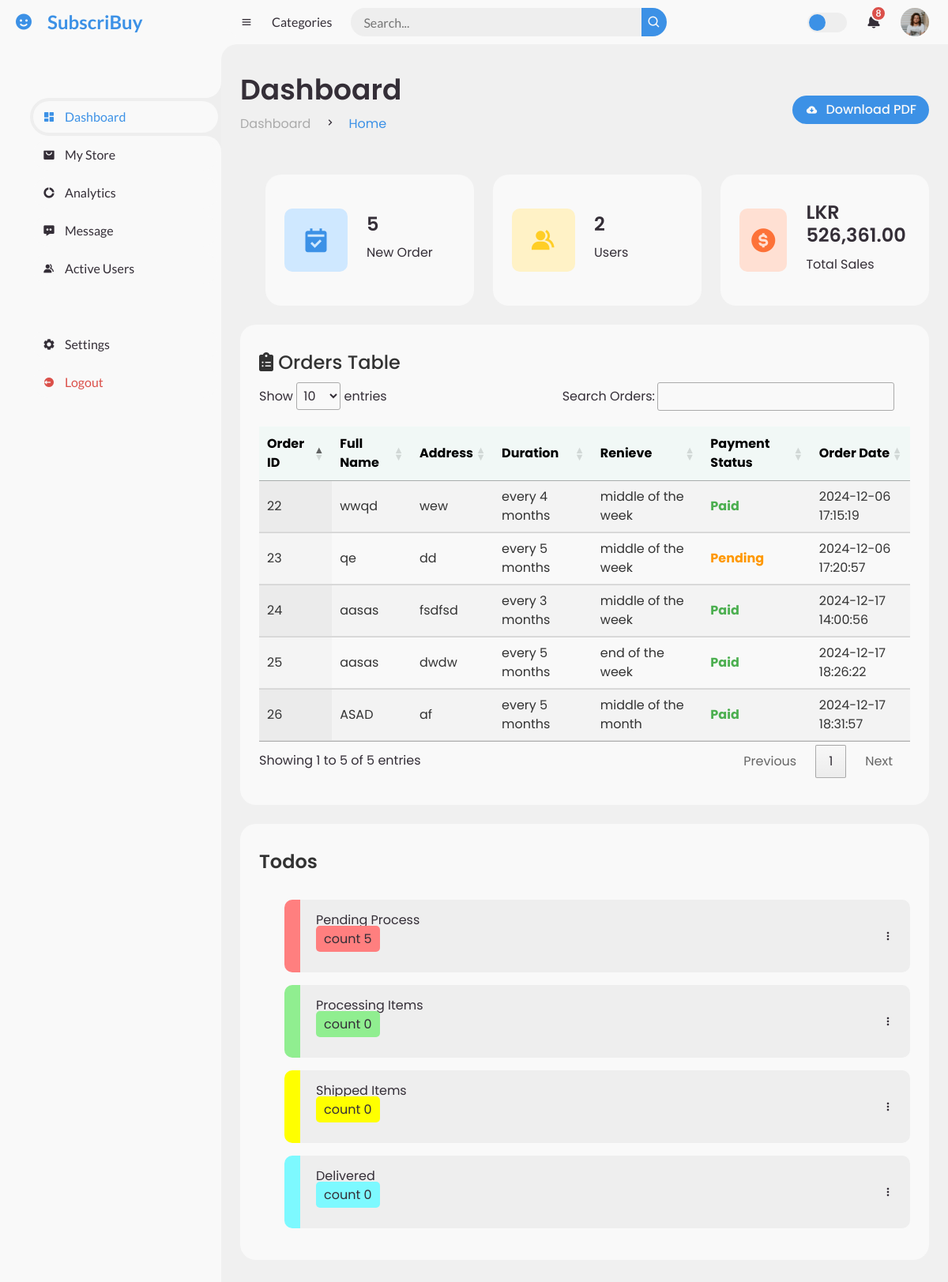
The app's page /admin/index.php with its own data.
### tables this page shows
CREATE TABLE `orders` (
  `id` int(11) NOT NULL,
  `fullname` varchar(255) NOT NULL,
  `email` varchar(255) NOT NULL,
  `address` text NOT NULL,
  `duration` varchar(50) DEFAULT NULL,
  `renieve` varchar(255) DEFAULT NULL,
  `total_price` decimal(10,2) NOT NULL,
  `payment_status` enum('pending','paid','failed') DEFAULT 'pending',
  `transaction_id` varchar(255) DEFAULT NULL,
  `order_date` timestamp NOT NULL DEFAULT current_timestamp(),
  `order_status` varchar(20) DEFAULT 'toPay'
);

### admin/index.php (the view, shortened to what this page needs)
<?php
include('admin-header.php');
?>
<?php
include '../dbase.php';
$query = "SELECT COUNT(*) AS pending_count FROM orders WHERE order_status = 'pending'";
$result = $conn->query($query);
$pending_count = 0;
if ($row = $result->fetch_assoc()) {
    $pending_count = $row['pending_count'];
}
$query = "SELECT COUNT(*) AS processing_count FROM orders WHERE order_status = 'processing'";
$result = $conn->query($query);
$processing_count = 0;
if ($row = $result->fetch_assoc()) {
    $processing_count = $row['processing_count'];
}
$query = "SELECT COUNT(*) AS shipped_count FROM orders WHERE order_status = 'shipped'";
$result = $conn->query($query);
$shipped_count = 0;
if ($row = $result->fetch_assoc()) {
    $shipped_count = $row['shipped_count'];
}
$query = "SELECT COUNT(*) AS delivered_count FROM orders WHERE order_status = 'delivered'";
$result = $conn->query($query);
$delivered_count = 0;
if ($row = $result->fetch_assoc()) {
    $delivered_count = $row['delivered_count'];
}
$query = "SELECT COUNT(c_id) AS customer_count FROM customers";
$result = $conn->query($query);
$customer_count = 0;
if ($result && $row = $result->fetch_assoc()) {
    $customer_count = $row['customer_count'];
}
$current_month = date('m');
$current_year = date('Y');
$query = "
    SELECT SUM(total_price) AS total_sales
    FROM orders
    WHERE payment_status = 'paid'
    AND MONTH(order_date) = $current_month
    AND YEAR(order_date) = $current_year
";
$result = $conn->query($query);
$total_sales = 0;
if ($result && $row = $result->fetch_assoc()) {
    $total_sales = $row['total_sales'] ? $row['total_sales'] : 0;
}
$query = "SELECT id, fullname, address, duration, renieve, payment_status, order_date FROM orders";
$result = $conn->query($query);
?>
    <link rel="stylesheet" href="https://cdn.datatables.net/1.13.6/css/jquery.dataTables.min.css">
    <link rel="stylesheet" href="https://cdnjs.cloudflare.com/ajax/libs/font-awesome/6.0.0/css/all.min.css">
    <main>
        <div class="head-title">
            <div class="left">
                <h1>Dashboard</h1>
                <ul class="breadcrumb">
                    <li>
                        <a href="#">Dashboard</a>
                    </li>
                    <li><i class='bx bx-chevron-right'></i></li>
                    <li>
                        <a class="active" href="#">Home</a>
                    </li>
                </ul>
            </div>
            <a href="#" class="btn-download">
                <i class='bx bxs-cloud-download'></i>
                <span class="text">Download PDF</span>
            </a>
        </div>
        <ul class="box-info">
        <li>
            <i class='bx bxs-calendar-check'></i>
            <span class="text">
                <h3><?php echo $pending_count; ?></h3>
                <p>New Order</p>
            </span>
        </li>
        <li>
            <i class='bx bxs-group'></i>
            <span class="text">
                <h3><?php echo $customer_count; ?></h3>
                <p>Users</p>
            </span>
        </li>
        <li>
            <i class='bx bxs-dollar-circle'></i>
            <span class="text">
                <h3>LKR <?php echo number_format($total_sales, 2); ?></h3>
                <p>Total Sales</p>
            </span>
        </li>
        </ul>
        <div class="table-data">
<div class="table-container">
    <table id="ordersTable" class="display">
    <h3><i class="fa-solid fa-clipboard-list"></i> Orders Table</h3>
        <thead>
            <tr>
                <th>Order ID</th>
                <th>Full Name</th>
                <th>Address</th>
                <th>Duration</th>
                <th>Renieve</th>
                <th>Payment Status</th>
                <th>Order Date</th>
            </tr>
        </thead>
        <tbody>
            <?php while ($row = $result->fetch_assoc()): ?>
                <tr>
                    <td><?php echo htmlspecialchars($row['id']); ?></td>
                    <td><?php echo htmlspecialchars($row['fullname']); ?></td>
                    <td><?php echo htmlspecialchars($row['address']); ?></td>
                    <td><?php echo htmlspecialchars($row['duration'] ?? 'N/A'); ?></td>
                    <td><?php echo htmlspecialchars($row['renieve'] ?? 'N/A'); ?></td>
                    <td class="status <?php echo strtolower($row['payment_status']); ?>">
                        <?php echo htmlspecialchars($row['payment_status']); ?>
                    </td>
                    <td><?php echo htmlspecialchars($row['order_date']); ?></td>
                </tr>
            <?php endwhile; ?>
        </tbody>
    </table>
</div>
            <div class="todo">
                <div class="head">
                    <h3>Todos</h3>
                </div>
                <ul class="todo-list" id="todoList">
                    <li class="todopending mouse" onclick="window.location.href='pending.php';">
                    <p>Pending Process &emsp;&emsp;&emsp;&emsp;&emsp;&emsp;
                    &emsp;&emsp;&emsp;&emsp;&emsp;&emsp;&emsp;&emsp;&emsp;
                    &emsp;&emsp;&emsp;&emsp;&emsp;&emsp;&emsp;&emsp;&emsp;
                    &emsp;&emsp;&emsp;&emsp;&emsp;&emsp;&emsp;&emsp;&emsp;
                    <span style="background-color: #FF7F7F; padding: 5px 10px 5px 10px; border-radius: 5px"> count  <?php echo $pending_count; ?></span></p>
                        <i class='bx bx-dots-vertical-rounded'></i>
                    </li>
                    <li class="todoprocess mouse" onclick="window.location.href='process.php';">
                        <p>Processing Items &nbsp;&nbsp;&emsp;&emsp;&emsp;&emsp;&emsp;
                    &emsp;&emsp;&emsp;&emsp;&emsp;&emsp;&emsp;&emsp;&emsp;
                    &emsp;&emsp;&emsp;&emsp;&emsp;&emsp;&emsp;&emsp;&emsp;
                    &emsp;&emsp;&emsp;&emsp;&emsp;&emsp;&emsp;&emsp;&emsp;
                    <span style="background-color: #90EE90; padding: 5px 10px 5px 10px; border-radius: 5px"> count  <?php echo $processing_count; ?></span></p></p>
                        <i class='bx bx-dots-vertical-rounded'></i>
                    </li>
                    <li class="todoshipent mouse" onclick="window.location.href='shipment.php';">
                        <p>Shipped Items
                    &emsp;&emsp;&emsp;&emsp;&emsp;&emsp;&emsp;
                    &emsp;&emsp;&emsp;&emsp;&emsp;&emsp;&emsp;&emsp;&emsp;
                    &emsp;&emsp;&emsp;&emsp;&emsp;&emsp;&emsp;&emsp;&emsp;
                    &emsp;&emsp;&emsp;&emsp;&emsp;&emsp;&emsp;&emsp;&emsp;
                    <span style="background-color: #FFFF00; padding: 5px 10px 5px 10px; border-radius: 5px"> count  <?php echo $shipped_count; ?></span></p></p>
                        <i class='bx bx-dots-vertical-rounded'></i>
                    </li>
                    <li class="todocompleted mouse" onclick="window.location.href='delivered.php';">
                        <p>Delivered &nbsp;
                    &emsp;&emsp;&emsp;&emsp;&emsp;&emsp;&emsp;&emsp;&emsp;
                    &emsp;&emsp;&emsp;&emsp;&emsp;&emsp;&emsp;&emsp;&emsp;
                    &emsp;&emsp;&emsp;&emsp;&emsp;&emsp;&emsp;&emsp;&emsp;
                    &emsp;&emsp;&emsp;&emsp;&emsp;&emsp;&emsp;&emsp;&emsp;
                    <span style="background-color: #7DF9FF; padding: 5px 10px 5px 10px; border-radius: 5px"> count  <?php echo $delivered_count; ?></span></p></p>
                        <i class='bx bx-dots-vertical-rounded'></i>
                    </li>
                </ul>
            </div>
        </div>
    </main>
</section>
</body>
</html>

### admin/style.css (style rules this page uses)
* { margin: 0; padding: 0; box-sizing: border-box; }
a { text-decoration: none; }
li { list-style: none; }
:root { --poppins: 'Poppins', sans-serif; --lato: 'Lato', sans-serif; --light: #F9F9F9; --blue: #3C91E6; --light-blue: #CFE8FF; --grey: #eee; --dark-grey: #AAAAAA; --dark: #342E37; --red: #DB504A; --yellow: #FFCE26; --light-yellow: #FFF2C6; --orange: #FD7238; --light-orange: #FFE0D3; }
html { overflow-x: hidden; }
body { background: var(--grey); overflow-x: hidden; }
#content main { width: 100%; padding: 36px 24px; font-family: var(--poppins); max-height: calc(100vh - 56px); overflow-y: auto; }
#content main .head-title { display: flex; align-items: center; justify-content: space-between; grid-gap: 16px; flex-wrap: wrap; }
#content main .head-title .left h1 { font-size: 36px; font-weight: 600; margin-bottom: 10px; color: var(--dark); }
#content main .head-title .left .breadcrumb { display: flex; align-items: center; grid-gap: 16px; }
#content main .head-title .left .breadcrumb li { color: var(--dark); }
#content main .head-title .left .breadcrumb li a { color: var(--dark-grey); pointer-events: none; }
#content main .head-title .left .breadcrumb li a.active { color: var(--blue); pointer-events: unset; }
#content main .head-title .btn-download { height: 36px; padding: 0 16px; border-radius: 36px; background: var(--blue); color: var(--light); display: flex; justify-content: center; align-items: center; grid-gap: 10px; font-weight: 500; }
#content main .box-info { display: grid; grid-template-columns: repeat(auto-fit, minmax(240px, 1fr)); grid-gap: 24px; margin-top: 36px; }
#content main .box-info li { padding: 24px; background: var(--light); border-radius: 20px; display: flex; align-items: center; grid-gap: 24px; }
#content main .box-info li .bx { width: 80px; height: 80px; border-radius: 10px; font-size: 36px; display: flex; justify-content: center; align-items: center; }
#content main .box-info li:nth-child(1) .bx { background: var(--light-blue); color: var(--blue); }
#content main .box-info li:nth-child(2) .bx { background: var(--light-yellow); color: var(--yellow); }
#content main .box-info li:nth-child(3) .bx { background: var(--light-orange); color: var(--orange); }
#content main .box-info li .text h3 { font-size: 24px; font-weight: 600; color: var(--dark); }
#content main .box-info li .text p { color: var(--dark); }
#content main .table-data { display: flex; flex-wrap: wrap; grid-gap: 24px; margin-top: 24px; width: 100%; color: var(--dark); }
#content main .table-data > div { border-radius: 20px; background: var(--light); padding: 24px; overflow-x: auto; }
#content main .table-data .head { display: flex; align-items: center; grid-gap: 16px; margin-bottom: 24px; }
#content main .table-data .head h3 { margin-right: auto; font-size: 24px; font-weight: 600; }
#content main .table-data .todo { flex-grow: 1; flex-basis: 300px; }
#content main .table-data .todo .todo-list { width: 100%; }
#content main .table-data .todo .todo-list li { width: 100%; margin-bottom: 16px; background: var(--grey); border-radius: 10px; padding: 14px 20px; display: flex; justify-content: space-between; align-items: center; }
#content main .table-data .todo .todo-list li .bx { cursor: pointer; }
#content main .table-data .todo .todo-list li:last-child { margin-bottom: 0; }
.table-container { width: 100%; margin: 0 auto; background-color: #fff; border-radius: 12px; padding: 20px; }
table { width: 100%; }
th { background-color: #f1f8f6; color: black; font-weight: 600; padding: 12px; text-align: left; }
td { padding: 12px 15px; border-bottom: 1px solid #ddd; text-align: left; color: #333; }
tr:nth-child(even) { background-color: #f9f9f9; }
.status { font-weight: bold; text-transform: capitalize; }
.status.pending { color: #ff9800; }
.status.paid { color: #4caf50; }

### admin/mystorestyle.css (style rules this page uses)
body { font-family: 'Poppins', sans-serif; background-color: #f0f0f0; }

### records on screen
orders: id "22", fullname "wwqd", address "wew", duration "every 4 months", renieve "middle of the week", payment_status "Paid", order_date "2024-12-06 17:15:19"
orders: id "23", fullname "qe", address "dd", duration "every 5 months", renieve "middle of the week", payment_status "Pending", order_date "2024-12-06 17:20:57"
orders: id "24", fullname "aasas", address "fsdfsd", duration "every 3 months", renieve "middle of the week", payment_status "Paid", order_date "2024-12-17 14:00:56"
orders: id "25", fullname "aasas", address "dwdw", duration "every 5 months", renieve "end of the week", payment_status "Paid", order_date "2024-12-17 18:26:22"
orders: id "26", fullname "ASAD", address "af", duration "every 5 months", renieve "middle of the month", payment_status "Paid", order_date "2024-12-17 18:31:57"

### other values on screen
$pending_count "5"
$customer_count "2"
$total_sales "526,361.00"
$processing_count "0"
$shipped_count "0"
$delivered_count "0"
